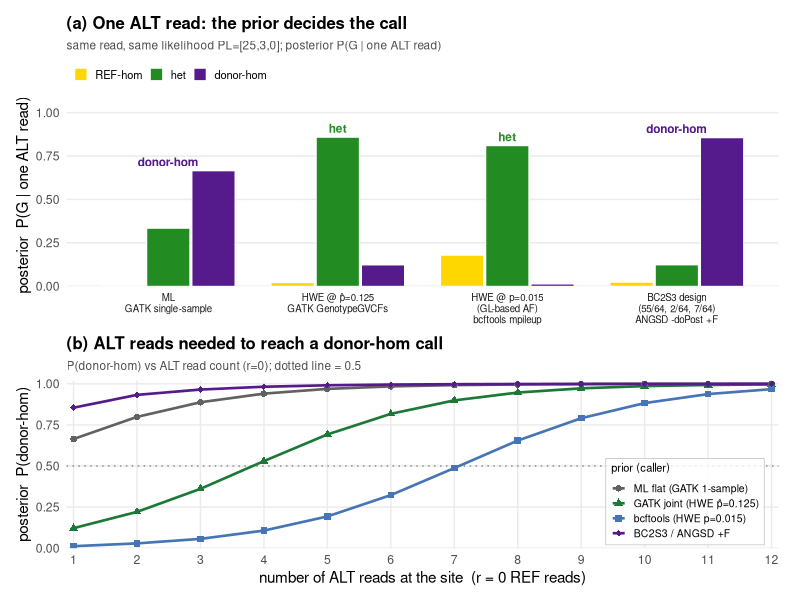
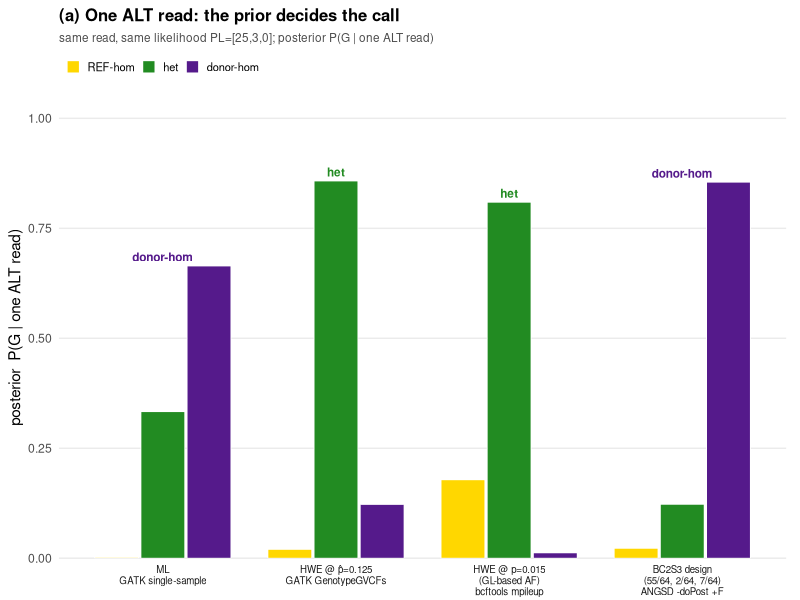
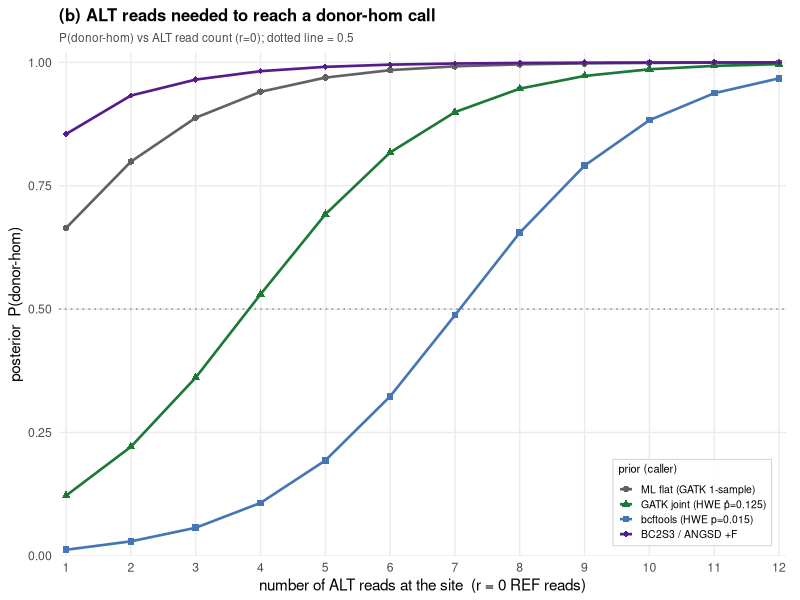

These charts were generated, in order, by the following R code:
#!/usr/bin/env Rscript
# Figure: "gl_prior_lowcov" — at ~0.4x coverage the genotype PRIOR, not the read,
# decides the single-read call. Four priors compared on one ALT read.
# Spec + calculations: agent/gl_prior_lowcov_doc.md; extends the 2-prior
# scripts/fig_one_alt_read_calls.R to four priors, each tagged with the caller
# that implements it.
#
#   1 ML (flat)            -> GATK single-sample (HaplotypeCaller, argmax PL)
#   2 HWE @ p_hat = 0.125  -> GATK joint (GenotypeGVCFs); p_hat is the THEORETICAL
#                             BC2S3 donor-allele freq f_BB + f_AB/2, computed here
#   3 HWE @ p = 0.015      -> bcftools mpileup | call -m; p is the EMPIRICAL
#                             GL-based cohort mean (a supplied constant)
#   4 BC2S3 design         -> the single-locus NIL genotype freqs (55/64,2/64,7/64);
#                             equals inbreeding-HWE (F=0.857, p=0.125), applicable
#                             via ANGSD -doPost with a per-individual F (ngsF)
#
# Two panels, one column:
#   (a) posterior P(G | one ALT read) as grouped bars, three genotypes per prior
#   (b) P(donor-hom) vs number of ALT reads (r=0), one line per prior
#
# Palette: R color names gold / forestgreen / purple4 (per Fausto's request).

suppressPackageStartupMessages({
  library(ggplot2)
  library(patchwork)
  library(here)
})

# Sourced from analysis/genotype_likelihoods_and_hmm.qmd for the `fig` object;
# run standalone (`Rscript scripts/fig_gl_prior_lowcov.R`) to also write the PNG
# and print the tables (guarded on sys.nframe() below).

## ---- palette ---------------------------------------------------------------
GCOL <- c(
  AA = "#FFD700", # gold        REF-hom (B73)
  AB = "#228B22", # forestgreen het
  BB = "#551A8B"
) # purple4     donor-hom (teosinte)
INK <- "#1A1A1A"
GREY <- "#888888"
GENO_LAB <- c(AA = "REF-hom", AB = "het", BB = "donor-hom")

## ---- model -----------------------------------------------------------------
eps <- 0.01

# P(one read | G): is_alt = the observed base is the ALT allele B
read_like <- function(is_alt) {
  if (is_alt) {
    c(AA = eps / 3, AB = 0.5 * (eps / 3) + 0.5 * (1 - eps), BB = 1 - eps)
  } else {
    c(AA = 1 - eps, AB = 0.5 * (1 - eps) + 0.5 * (eps / 3), BB = eps / 3)
  }
}
pileup <- function(a, r) { # a ALT reads, r REF reads
  o <- c(AA = 1, AB = 1, BB = 1)
  if (a) for (i in seq_len(a)) o <- o * read_like(TRUE)
  if (r) for (i in seq_len(r)) o <- o * read_like(FALSE)
  o
}
posterior <- function(a, r, prior) {
  po <- pileup(a, r) * prior
  po / sum(po)
}

## ---- priors ----------------------------------------------------------------
bc2s3 <- c(AA = 55 / 64, AB = 2 / 64, BB = 7 / 64) # 0.859375, 0.03125, 0.109375
p_bc2s3 <- unname(bc2s3["BB"] + bc2s3["AB"] / 2) # THEORETICAL BC2S3 donor freq = 0.125
p_emp <- 0.015 # EMPIRICAL GL-based cohort mean
hwe <- function(p) c(AA = (1 - p)^2, AB = 2 * p * (1 - p), BB = p^2)

priors <- list(
  `1` = c(AA = 1 / 3, AB = 1 / 3, BB = 1 / 3),
  `2` = hwe(p_bc2s3),
  `3` = hwe(p_emp),
  `4` = bc2s3
)

# two-/three-line x labels: prior on top, source, caller (as agreed with Fausto)
xlab <- c(
  `1` = "ML\nGATK single-sample",
  `2` = "HWE @ p̂=0.125\nGATK GenotypeGVCFs",
  `3` = "HWE @ p=0.015\n(GL-based AF)\nbcftools mpileup",
  `4` = "BC2S3 design\n(55/64, 2/64, 7/64)\nANGSD -doPost +F"
)
# short labels for the panel-(b) legend
leglab <- c(
  `1` = "ML flat (GATK 1-sample)",
  `2` = "GATK joint (HWE p̂=0.125)",
  `3` = "bcftools (HWE p=0.015)",
  `4` = "BC2S3 / ANGSD +F"
)
LINECOL <- c(`1` = "#616161", `2` = "#1B7837", `3` = "#4575B4", `4` = "#551A8B")

## ---- panel (a): one-ALT-read posteriors ------------------------------------
dfa <- do.call(rbind, lapply(names(priors), function(k) {
  po <- posterior(1, 0, priors[[k]])
  data.frame(prior = k, g = names(po), post = as.numeric(po))
}))
dfa$prior <- factor(dfa$prior, levels = names(priors))
dfa$g <- factor(dfa$g, levels = c("AA", "AB", "BB"))

# winning-call label above the tallest bar of each group
win <- do.call(rbind, lapply(split(dfa, dfa$prior), function(d) d[which.max(d$post), ]))
win$lab <- GENO_LAB[as.character(win$g)]

dodge <- position_dodge(width = 0.8)
pa <- ggplot(dfa, aes(prior, post, fill = g)) +
  geom_col(position = dodge, width = 0.76, color = "white", linewidth = 0.3) +
  geom_text(
    data = win, aes(label = lab, color = g), position = dodge,
    vjust = -0.5, size = 3.0, fontface = "bold", show.legend = FALSE
  ) +
  scale_fill_manual(values = GCOL, labels = GENO_LAB, name = NULL) +
  scale_color_manual(values = GCOL, guide = "none") +
  scale_x_discrete(labels = xlab) +
  scale_y_continuous(limits = c(0, 1.05), expand = c(0, 0)) +
  labs(
    title = "(a) One ALT read: the prior decides the call",
    subtitle = "same read, same likelihood PL=[25,3,0]; posterior P(G | one ALT read)",
    x = NULL, y = "posterior  P(G | one ALT read)"
  ) +
  theme_minimal(base_size = 11) +
  theme(
    panel.grid.major.x = element_blank(),
    panel.grid.minor = element_blank(),
    axis.text.x = element_text(size = 7, lineheight = 0.95, color = INK),
    plot.title = element_text(face = "bold", size = 12),
    plot.subtitle = element_text(size = 8.5, color = "grey30"),
    legend.position = "top", legend.justification = "left",
    legend.key.size = unit(3.4, "mm"), legend.text = element_text(size = 8),
    plot.background = element_rect(fill = "white", color = NA),
    plot.margin = margin(6, 10, 2, 6)
  )

## ---- panel (b): ALT reads needed to reach donor-hom ------------------------
nn <- 1:12
dfb <- do.call(rbind, lapply(names(priors), function(k) {
  data.frame(
    prior = k, n = nn,
    pbb = vapply(nn, function(a) posterior(a, 0, priors[[k]])["BB"], numeric(1))
  )
}))
dfb$prior <- factor(dfb$prior, levels = names(priors))
# minimum ALT reads to cross P(donor-hom) > 0.5, per prior (for the console table)
mincross <- vapply(names(priors), function(k) {
  ok <- which(dfb$pbb[dfb$prior == k] > 0.5)
  if (length(ok)) nn[min(ok)] else NA_integer_
}, integer(1))

pb <- ggplot(dfb, aes(n, pbb, color = prior)) +
  geom_hline(yintercept = 0.5, linetype = "dotted", color = GREY, linewidth = 0.5) +
  geom_line(linewidth = 0.9) +
  geom_point(aes(shape = prior), size = 1.9) +
  scale_color_manual(values = LINECOL, labels = leglab, name = "prior (caller)") +
  scale_shape_manual(values = c(16, 17, 15, 18), labels = leglab, name = "prior (caller)") +
  scale_x_continuous(breaks = nn, limits = c(1, 12), expand = c(0.01, 0)) +
  scale_y_continuous(limits = c(0, 1.02), expand = c(0, 0)) +
  labs(
    title = "(b) ALT reads needed to reach a donor-hom call",
    subtitle = "P(donor-hom) vs ALT read count (r=0); dotted line = 0.5",
    x = "number of ALT reads at the site  (r = 0 REF reads)",
    y = "posterior  P(donor-hom)"
  ) +
  theme_minimal(base_size = 11) +
  theme(
    panel.grid.minor = element_blank(),
    plot.title = element_text(face = "bold", size = 12),
    plot.subtitle = element_text(size = 8.5, color = "grey30"),
    legend.position = "inside",
    legend.position.inside = c(0.98, 0.02),
    legend.justification = c(1, 0),
    legend.key.size = unit(3.8, "mm"),
    legend.title = element_text(size = 8), legend.text = element_text(size = 7.5),
    legend.background = element_rect(fill = alpha("white", 0.82), color = "grey80", linewidth = 0.3),
    legend.margin = margin(2, 4, 3, 4),
    plot.background = element_rect(fill = "white", color = NA),
    plot.margin = margin(6, 10, 4, 6)
  )

fig <- pa / pb + plot_layout(heights = c(1, 0.92))

## ---- write + emit tables (only when run standalone, not when sourced) -------
if (sys.nframe() == 0L) {
  OUTDIR <- here::here("results")
  dir.create(OUTDIR, showWarnings = FALSE, recursive = TRUE)
  OUT <- file.path(OUTDIR, "gl_prior_lowcov.png")
  ggsave(OUT, fig, width = 6.8, height = 8.0, dpi = 200, bg = "white")

  cat("\nOne-ALT-read posteriors (a=1, r=0):\n")
  for (k in names(priors)) {
    po <- posterior(1, 0, priors[[k]])
    g <- names(po)[which.max(po)]
    cat(sprintf(
      "  prior %s  P=(AA %.3f, AB %.3f, BB %.3f)  call=%-9s  AB:BB=%.1f\n",
      k, po["AA"], po["AB"], po["BB"], GENO_LAB[g], po["AB"] / po["BB"]
    ))
  }
  cat("\nMin ALT reads to P(donor-hom) > 0.5:\n")
  for (k in names(priors)) cat(sprintf("  prior %s  %s\n", k, mincross[k]))
  cat(sprintf("\np_hat (BC2S3, computed) = %.4f ; p_emp = %.4f\n", p_bc2s3, p_emp))
  cat("wrote:", OUT, "\n")
}
